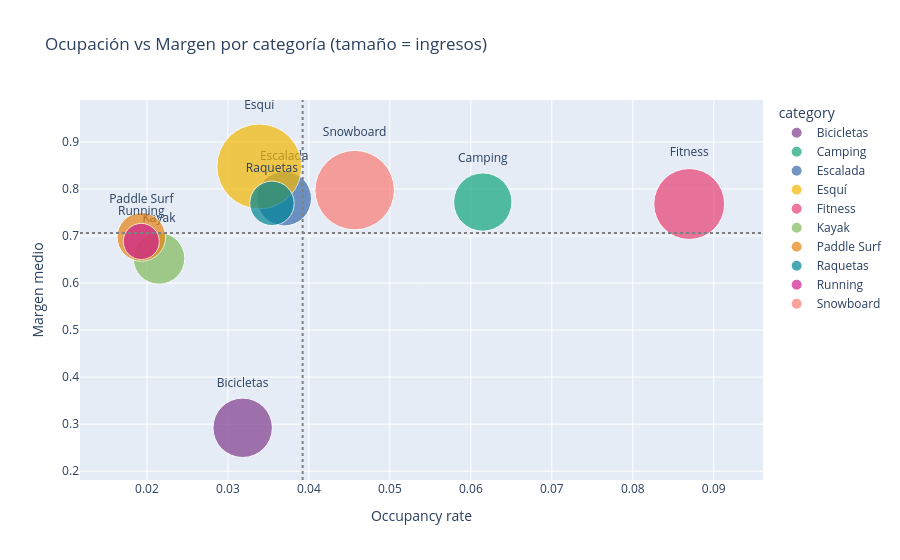

This figure's notebook cell:
### Markdown cell above
### 6.7 ¿Qué categorías merecen más inventario? (bubble: ocupación vs margen)

### Code cell
cat_bubble = (product_metrics.groupby("category")
              .agg(occupancy=("occupancy_rate", "mean"),
                   margin=("margin", "mean"),
                   revenue=("revenue", "sum"),
                   maint_ratio=("maintenance_ratio", "mean")).reset_index())
fig = px.scatter(cat_bubble, x="occupancy", y="margin", size="revenue",
                 color="category", size_max=60, text="category",
                 color_discrete_sequence=px.colors.qualitative.Bold,
                 title="Ocupación vs Margen por categoría (tamaño = ingresos)")
fig.update_traces(textposition="top center")
fig.add_hline(y=cat_bubble["margin"].mean(), line_dash="dot", line_color="grey")
fig.add_vline(x=cat_bubble["occupancy"].mean(), line_dash="dot", line_color="grey")
fig.update_layout(height=560, xaxis_title="Occupancy rate", yaxis_title="Margen medio")
fig

### Figure 1 — Plotly figure (JSON) as saved in the notebook; plotly's stock layout.template omitted (floating-point values rounded to 4 significant figures)
{"data": [{"hovertemplate": "category=%{text}<br>occupancy=%{x}<br>margin=%{y}<br>revenue=%{marker.size}<extra></extra>", "legendgroup": "Bicicletas", "marker": {"color": "rgb(127, 60, 141)", "size": [520200.0], "sizemode": "area", "sizeref": 294.8, "symbol": "circle"}, "mode": "markers+text", "name": "Bicicletas", "orientation": "v", "showlegend": true, "text": ["Bicicletas"], "textposition": "top center", "type": "scatter", "x": [0.03182], "xaxis": "x", "y": [0.2923], "yaxis": "y"}, {"hovertemplate": "category=%{text}<br>occupancy=%{x}<br>margin=%{y}<br>revenue=%{marker.size}<extra></extra>", "legendgroup": "Camping", "marker": {"color": "rgb(17, 165, 121)", "size": [501300.0], "sizemode": "area", "sizeref": 294.8, "symbol": "circle"}, "mode": "markers+text", "name": "Camping", "orientation": "v", "showlegend": true, "text": ["Camping"], "textposition": "top center", "type": "scatter", "x": [0.06148], "xaxis": "x", "y": [0.7722], "yaxis": "y"}, {"hovertemplate": "category=%{text}<br>occupancy=%{x}<br>margin=%{y}<br>revenue=%{marker.size}<extra></extra>", "legendgroup": "Escalada", "marker": {"color": "rgb(57, 105, 172)", "size": [441600.0], "sizemode": "area", "sizeref": 294.8, "symbol": "circle"}, "mode": "markers+text", "name": "Escalada", "orientation": "v", "showlegend": true, "text": ["Escalada"], "textposition": "top center", "type": "scatter", "x": [0.03694], "xaxis": "x", "y": [0.7797], "yaxis": "y"}, {"hovertemplate": "category=%{text}<br>occupancy=%{x}<br>margin=%{y}<br>revenue=%{marker.size}<extra></extra>", "legendgroup": "Esquí", "marker": {"color": "rgb(242, 183, 1)", "size": [1061000.0], "sizemode": "area", "sizeref": 294.8, "symbol": "circle"}, "mode": "markers+text", "name": "Esquí", "orientation": "v", "showlegend": true, "text": ["Esquí"], "textposition": "top center", "type": "scatter", "x": [0.03387], "xaxis": "x", "y": [0.848], "yaxis": "y"}, {"hovertemplate": "category=%{text}<br>occupancy=%{x}<br>margin=%{y}<br>revenue=%{marker.size}<extra></extra>", "legendgroup": "Fitness", "marker": {"color": "rgb(231, 63, 116)", "size": [741000.0], "sizemode": "area", "sizeref": 294.8, "symbol": "circle"}, "mode": "markers+text", "name": "Fitness", "orientation": "v", "showlegend": true, "text": ["Fitness"], "textposition": "top center", "type": "scatter", "x": [0.08697], "xaxis": "x", "y": [0.7681], "yaxis": "y"}, {"hovertemplate": "category=%{text}<br>occupancy=%{x}<br>margin=%{y}<br>revenue=%{marker.size}<extra></extra>", "legendgroup": "Kayak", "marker": {"color": "rgb(128, 186, 90)", "size": [392500.0], "sizemode": "area", "sizeref": 294.8, "symbol": "circle"}, "mode": "markers+text", "name": "Kayak", "orientation": "v", "showlegend": true, "text": ["Kayak"], "textposition": "top center", "type": "scatter", "x": [0.02149], "xaxis": "x", "y": [0.6525], "yaxis": "y"}, {"hovertemplate": "category=%{text}<br>occupancy=%{x}<br>margin=%{y}<br>revenue=%{marker.size}<extra></extra>", "legendgroup": "Paddle Surf", "marker": {"color": "rgb(230, 131, 16)", "size": [348500.0], "sizemode": "area", "sizeref": 294.8, "symbol": "circle"}, "mode": "markers+text", "name": "Paddle Surf", "orientation": "v", "showlegend": true, "text": ["Paddle Surf"], "textposition": "top center", "type": "scatter", "x": [0.01931], "xaxis": "x", "y": [0.698], "yaxis": "y"}, {"hovertemplate": "category=%{text}<br>occupancy=%{x}<br>margin=%{y}<br>revenue=%{marker.size}<extra></extra>", "legendgroup": "Raquetas", "marker": {"color": "rgb(0, 134, 149)", "size": [291300.0], "sizemode": "area", "sizeref": 294.8, "symbol": "circle"}, "mode": "markers+text", "name": "Raquetas", "orientation": "v", "showlegend": true, "text": ["Raquetas"], "textposition": "top center", "type": "scatter", "x": [0.03544], "xaxis": "x", "y": [0.7696], "yaxis": "y"}, {"hovertemplate": "category=%{text}<br>occupancy=%{x}<br>margin=%{y}<br>revenue=%{marker.size}<extra></extra>", "legendgroup": "Running", "marker": {"color": "rgb(207, 28, 144)", "size": [192500.0], "sizemode": "area", "sizeref": 294.8, "symbol": "circle"}, "mode": "markers+text", "name": "Running", "orientation": "v", "showlegend": true, "text": ["Running"], "textposition": "top center", "type": "scatter", "x": [0.0193], "xaxis": "x", "y": [0.6885], "yaxis": "y"}, {"hovertemplate": "category=%{text}<br>occupancy=%{x}<br>margin=%{y}<br>revenue=%{marker.size}<extra></extra>", "legendgroup": "Snowboard", "marker": {"color": "rgb(249, 123, 114)", "size": [930600.0], "sizemode": "area", "sizeref": 294.8, "symbol": "circle"}, "mode": "markers+text", "name": "Snowboard", "orientation": "v", "showlegend": true, "text": ["Snowboard"], "textposition": "top center", "type": "scatter", "x": [0.04565], "xaxis": "x", "y": [0.7976], "yaxis": "y"}], "layout": {"height": 560, "legend": {"itemsizing": "constant", "title": {"text": "category"}, "tracegroupgap": 0}, "shapes": [{"line": {"color": "grey", "dash": "dot"}, "type": "line", "x0": 0, "x1": 1, "xref": "x domain", "y0": 0.7066, "y1": 0.7066, "yref": "y"}, {"line": {"color": "grey", "dash": "dot"}, "type": "line", "x0": 0.03923, "x1": 0.03923, "xref": "x", "y0": 0, "y1": 1, "yref": "y domain"}], "title": {"text": "Ocupación vs Margen por categoría (tamaño = ingresos)"}, "xaxis": {"anchor": "y", "domain": [0.0, 1.0], "title": {"text": "Occupancy rate"}}, "yaxis": {"anchor": "x", "domain": [0.0, 1.0], "title": {"text": "Margen medio"}}}}
